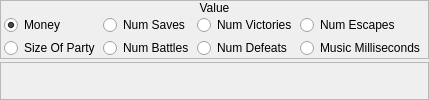
     <widget class="QWidget" name="wOther">
      <layout class="QVBoxLayout" name="verticalLayout_68">
       <property name="spacing">
        <number>3</number>
       </property>
       <property name="margin">
        <number>0</number>
       </property>
       <item>
        <widget class="QFrame" name="frame_26">
         <property name="sizePolicy">
          <sizepolicy hsizetype="Preferred" vsizetype="Fixed">
           <horstretch>0</horstretch>
           <verstretch>0</verstretch>
          </sizepolicy>
         </property>
         <property name="frameShape">
          <enum>QFrame::StyledPanel</enum>
         </property>
         <property name="frameShadow">
          <enum>QFrame::Raised</enum>
         </property>
         <layout class="QVBoxLayout" name="verticalLayout_63">
          <property name="spacing">
           <number>0</number>
          </property>
          <property name="margin">
           <number>0</number>
          </property>
          <item>
           <widget class="QLabel" name="label_20">
            <property name="sizePolicy">
             <sizepolicy hsizetype="Preferred" vsizetype="Fixed">
              <horstretch>0</horstretch>
              <verstretch>0</verstretch>
             </sizepolicy>
            </property>
            <property name="text">
             <string>Value</string>
            </property>
            <property name="alignment">
             <set>Qt::AlignCenter</set>
            </property>
           </widget>
          </item>
          <item>
           <widget class="QWidget" name="widget_35" native="true">
            <layout class="QHBoxLayout" name="horizontalLayout_27">
             <property name="spacing">
              <number>3</number>
             </property>
             <property name="leftMargin">
              <number>3</number>
             </property>
             <property name="topMargin">
              <number>0</number>
             </property>
             <property name="rightMargin">
              <number>3</number>
             </property>
             <property name="bottomMargin">
              <number>0</number>
             </property>
             <item>
              <layout class="QVBoxLayout" name="verticalLayout_64">
               <property name="spacing">
                <number>3</number>
               </property>
               <item>
                <widget class="QRadioButton" name="other_rbMoney">
                 <property name="text">
                  <string>Money</string>
                 </property>
                 <property name="checked">
                  <bool>true</bool>
                 </property>
                </widget>
               </item>
               <item>
                <widget class="QRadioButton" name="other_rbSizeOfParty">
                 <property name="text">
                  <string>Size Of Party</string>
                 </property>
                </widget>
               </item>
              </layout>
             </item>
             <item>
              <layout class="QVBoxLayout" name="verticalLayout_65">
               <property name="spacing">
                <number>3</number>
               </property>
               <item>
                <widget class="QRadioButton" name="other_rbNumSaves">
                 <property name="text">
                  <string>Num Saves</string>
                 </property>
                </widget>
               </item>
               <item>
                <widget class="QRadioButton" name="other_rbNumBattles">
                 <property name="text">
                  <string>Num Battles</string>
                 </property>
                </widget>
               </item>
              </layout>
             </item>
             <item>
              <layout class="QVBoxLayout" name="verticalLayout_66">
               <property name="spacing">
                <number>3</number>
               </property>
               <item>
                <widget class="QRadioButton" name="other_rbNumVictories">
                 <property name="text">
                  <string>Num Victories</string>
                 </property>
                </widget>
               </item>
               <item>
                <widget class="QRadioButton" name="other_rbNumDefeats">
                 <property name="text">
                  <string>Num Defeats</string>
                 </property>
                </widget>
               </item>
              </layout>
             </item>
             <item>
              <layout class="QVBoxLayout" name="verticalLayout_67">
               <property name="spacing">
                <number>3</number>
               </property>
               <item>
                <widget class="QRadioButton" name="other_rbNumEscapes">
                 <property name="text">
                  <string>Num Escapes</string>
                 </property>
                </widget>
               </item>
               <item>
                <widget class="QRadioButton" name="other_rbMusicMilliseconds">
                 <property name="text">
                  <string>Music Milliseconds</string>
                 </property>
                </widget>
               </item>
              </layout>
             </item>
            </layout>
           </widget>
          </item>
         </layout>
        </widget>
       </item>
       <item>
        <widget class="QFrame" name="frame_27">
         <property name="frameShape">
          <enum>QFrame::StyledPanel</enum>
         </property>
         <property name="frameShadow">
          <enum>QFrame::Raised</enum>
         </property>
        </widget>
       </item>
      </layout>
     </widget>
